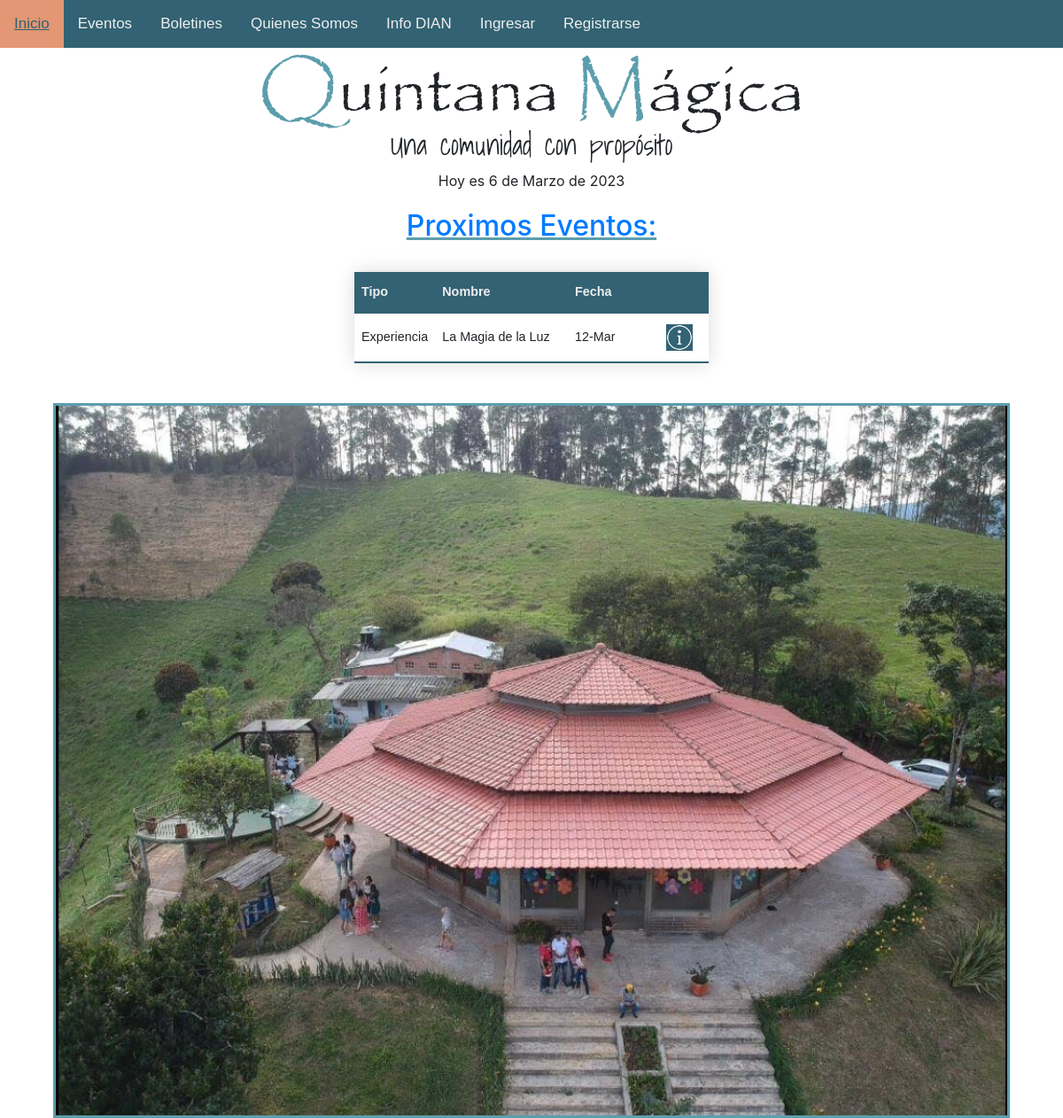
The page / on the database its author committed.
### eventos/models.py (models this page shows, shortened)
class Evento(models.Model):
    TYPES = [
        ('Taller', 'Taller'),
        ('Encuentro', 'Encuentro'),
        ('Experiencia', 'Experiencia'),
    ]
    nombre = models.CharField(max_length=40)
    tipo = models.CharField(max_length=15, choices=TYPES)
    descripcion = models.TextField(null=True, blank=True)
    lugar = models.TextField(null=True, blank=True)
    duracion = models.CharField(max_length=40)
    incluye = models.TextField(null=True, blank=True)
    fecha = models.DateField()
    costo1 = models.PositiveIntegerField(default=0)
    fecha_costo1 = models.DateField(default=None, null=True, blank=True)
    costo2 = models.PositiveIntegerField(default=0)
    fecha_costo2 = models.DateField(default=None, null=True, blank=True)
    costo = models.PositiveIntegerField(default=0)
    fecha_costo = models.DateField(default=None, null=True, blank=True)
    imagen = models.ImageField(upload_to='eventos', null=True, blank=True)
    inscritos = models.ManyToManyField(User, blank=True)
    concluido = models.BooleanField(default=False)
    cancelado = models.BooleanField(default=False)
    cupos = models.PositiveSmallIntegerField(default=0)
    cant_inscritos = models.PositiveSmallIntegerField(default=0)
    cerrado = models.BooleanField(default=False)
    prueba = models.BooleanField(default=True)

### home/views.py (the view)
# urls.py: path('', views.homeView, name='home'),
def homeView(request):
    staff = False
    n_year = False
    navidad = False
    meses = {
        1:'Enero',
        2: 'Febrero',
        3:'Marzo',
        4:'Abril',
        5:'Mayo',
        6:'Junio',
        7:'Julio',
        8:'Agosto',
        9:'Septiembre',
        10:'Octubre',
        11:'Noviembre',
        12:'Diciembre',
    }
    cumple = False
    nickname = ""
    nm = False
    user = request.user
    comunidad = False
    try:
        cu = CustomUser.objects.get(user_id=user.id)
        act_user = User.objects.get(username=user)
        if dt.today().day == cu.birthday.day and dt.today().month == cu.birthday.month:
            cumple = True
        if cu.comunidad:
            comunidad =True
        if act_user.is_staff:
            staff = True
    except:
        pass
    try:
        cu = CustomUser.objects.get(user_id=user.id)
        nickname = cu.nickname.capitalize()
        nm = True
    except:
        nm = False
    if dt.today().month == 12:
        if dt.today().day == 24 or dt.today().day == 25:
            navidad = True
        elif dt.today().day == 31:
            n_year = True
    if dt.today().month == 1 and dt.today().day == 1:
        n_year = True
    mes = meses.get(dt.today().month)
    fecha = str(dt.today().day) + " de " + mes + " de " + str(dt.today().year)
    for event in Evento.objects.filter(cancelado=False, concluido=False):
        event.cant_inscritos = 0
        for inscripcion in Inscripciones.objects.filter(evento=event):
            event.cant_inscritos = event.cant_inscritos + inscripcion.cantidad
        if event.cant_inscritos >= event.cupos:
            event.cerrado = True
        if event.fecha < date.today():
            event.concluido = True
        event.save()
    return render(request, 'home/welcome.html', {
        'today': fecha,
        'cumple': cumple,
        'nickname': nickname,
        'nm': nm,
        'navidad': navidad,
        'n_year': n_year,
        'comunidad':comunidad,
        'staff': staff,
        'events': Evento.objects.filter(cancelado=False, concluido=False, prueba=False).order_by('fecha'),
        'all_events': Evento.objects.filter(cancelado=False, concluido=False).order_by('fecha'),
    })

### home/templates/home/welcome.html (shortened to what this page needs)
{% extends 'base.html' %}
{% load static %}
    {% block body %}
        <h1 class="qm-name"><span style="color: #5C9EAD;">Q</span>uintana <span style="color: #5C9EAD;">M</span>ágica</h1>
        <h2 class="text-center">Una comunidad con propósito</h2>
        <p class="center">Hoy es {{ today }}</p>
        {% if staff %}
        {% if all_events %}
        <h2 class="center events top-20"><a class="sindec" href="{% url 'eventos.lista' %}">Proximos Eventos:</a></h2>
        <div class="events-container center">
            <table class="styled-table">
                <thead>
                    <tr>
                        <th style="width: 35px;">Tipo</th>
                        <th style="width: 150px;">Nombre</th>
                        <th style="width: 80px;">Fecha</th>
                        <th style="width: 10px;"></th>
                    </tr>
                </thead>
                <tbody>
                    {% for event in all_events %}
                    <tr>
                        <td style="width: 10%;">{{ event.tipo }}</td>
                        <td style="width: 45%;">{{ event.nombre }}</td>
                        <td style="width: 30%;">{{ event.fecha|date:"d-M" }}</td>
                        <td style="width: 15%;">
                            <a href="{% url 'eventos.detail' pk=event.id %}">
                                <img src="{% static 'images/info.png' %}" style="width: 30px;" alt="">
                            </a>
                        </td>
                    </tr>
                        {% endfor %}
                </tbody>
            </table>
        </div>
        {% endif %}
        {% else %}
        {% if events %}
        <h2 class="center events top-20"><a class="sindec" href="{% url 'eventos.lista' %}">Proximos Eventos:</a></h2>
        <div class="events-container center">
            <table class="styled-table">
                <thead>
                    <tr>
                        <th style="width: 35px;">Tipo</th>
                        <th style="width: 150px;">Nombre</th>
                        <th style="width: 80px;">Fecha</th>
                        <th style="width: 10px;"></th>
                    </tr>
                </thead>
                <tbody>
                    {% for event in events %}
                    <tr>
                        <td style="width: 10%;">{{ event.tipo }}</td>
                        <td style="width: 45%;">{{ event.nombre }}</td>
                        <td style="width: 30%;">{{ event.fecha|date:"d-M" }}</td>
                        <td style="width: 15%;">
                            <a href="{% url 'eventos.detail' pk=event.id %}">
                                <img src="{% static 'images/info.png' %}" style="width: 30px;" alt="">
                            </a>
                        </td>
                    </tr>
                        {% endfor %}
                </tbody>
            </table>
        </div>
        {% endif %}
        {% endif %}
        <img class="img-fluid" src="{% static 'images/qm.jpg' %}" style="border-color: #5C9EAD ;
        border-style: solid;" alt="Quintana Mágica">
    {% endblock %}

### static/css/style.css (style rules this page uses)
body { margin: 0; font-family: Arial, Helvetica, sans-serif; }
h1.qm-name { font-family: Papyrus, papyrus2, fantasy; font-size: 500%; font-style: normal; font-variant: normal; font-weight: 500; line-height: 1; text-align: center; box-sizing: border-box; margin-bottom: 0; margin-top: 10px; }
h2.text-center { text-align: center; font-size: 200%; line-height: 1.2; font-weight: 500; font-family: cursive2; margin-top: 0; margin-bottom: 10px; }
.center { display: block; text-align: center; margin: 8px auto 8px auto; width: 80%; }
img.img-fluid { width: 90%; height: auto; margin: 20px auto 0 auto; display: block; }
.top-20 { margin-top: 20px; }
a.sindec { text-decoration: none!important; }
a.sindec:link { text-decoration: none!important; }
table { table-layout: fixed; border-collapse: collapse; }
thead th:nth-child(1) { width: 30%; }
thead th:nth-child(2) { width: 40%; }
thead th:nth-child(3) { width: 15%; }
thead th:nth-child(4) { width: 15%; }
th, td { padding: 5px; border-bottom: 1px solid #326273; }
h2.events { color: #5C9EAD; text-decoration: underline; }
.events-container { display: flex; align-items: center; justify-content: center; height: auto; }
.styled-table { width: auto; display: inline-table; border-collapse: collapse; margin: 25px 0; font-size: 0.9em; font-family: sans-serif; min-width: 400px; box-shadow: 0 0 20px rgba(0, 0, 0, 0.15); }
.styled-table thead tr { background-color: #326273; color: #EEE; text-align: left; }
.styled-table th, .styled-table td { padding: 12px 8px; }
.styled-table tbody tr { border-bottom: 1px solid #EEE; text-align: left; }
.styled-table tbody tr:last-of-type { border-bottom: 2px solid #326273; }

### rows shown on the page
Evento: tipo "Experiencia", nombre "La Magia de la Luz", fecha "12-Mar"
